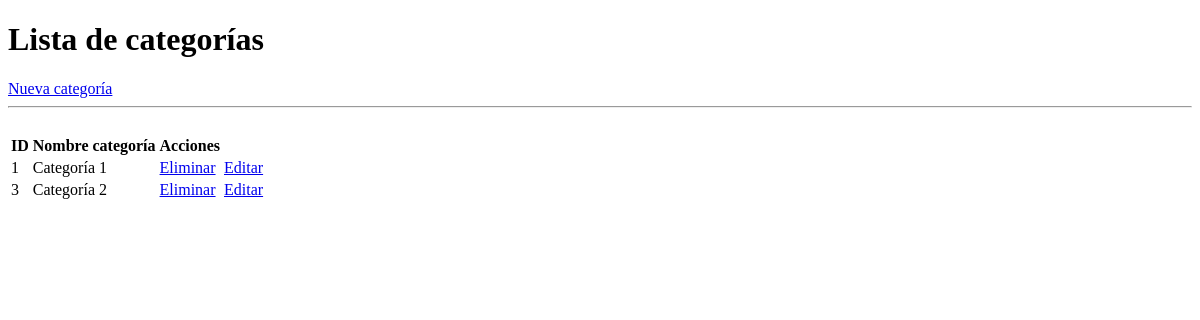
Page /categorias/lista/ on the earlier database version.
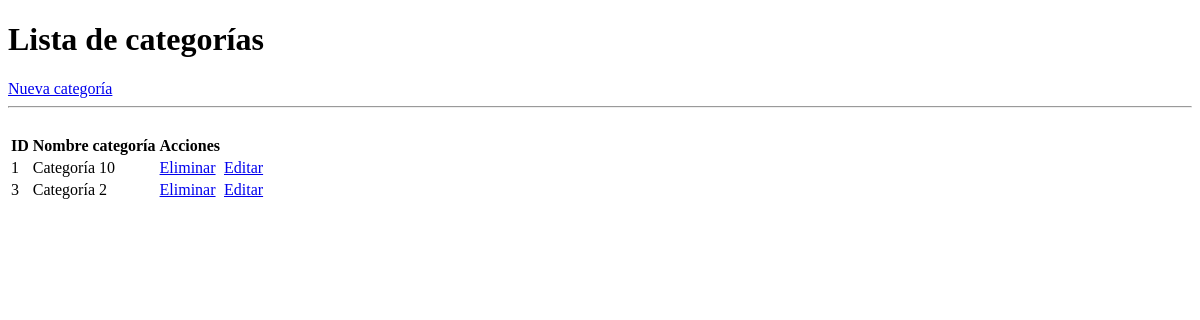
Same page on the later database version.
### videojuego/models.py (models this page shows, shortened)
class Categoria(models.Model):
    nombre = models.CharField(max_length=50)

### videojuego/views.py (the view)
def lista_categoria(request):
    categorias = Categoria.objects.all()
    return render(request, 'lista_categorias.html', {'categorias': categorias})

### videojuego/templates/lista_categorias.html (shortened to what this page needs)
<!DOCTYPE html>
<html lang="en">
<head>
</head>
<body>
    <h1>Lista de categorías</h1>
    <a href="{% url 'categoria:nuevo' %}">Nueva categoría</a>
    <hr>
    <br>
    <table>
        <thead>
            <th>ID</th>
            <th>Nombre categoría</th>
            <th>Acciones</th>
        </thead>
        <tbody>
            {% for categoria in categorias  %}
                <tr>
                    <td>{{categoria.id}}</td>
                    <td>{{categoria.nombre}}</td>
                    <td><a href="{% url 'categoria:eliminar' categoria.id %}">Eliminar</a></td>
                    <td><a href="{% url 'categoria:editar' categoria.id %}">Editar</a></td>
                </tr>
            {% endfor %}
        </tbody>
    </table>
</body>
</html>

Differences in the rows shown:
changed Categoria id 1: nombre "Categoría 1" → "Categoría 10"
